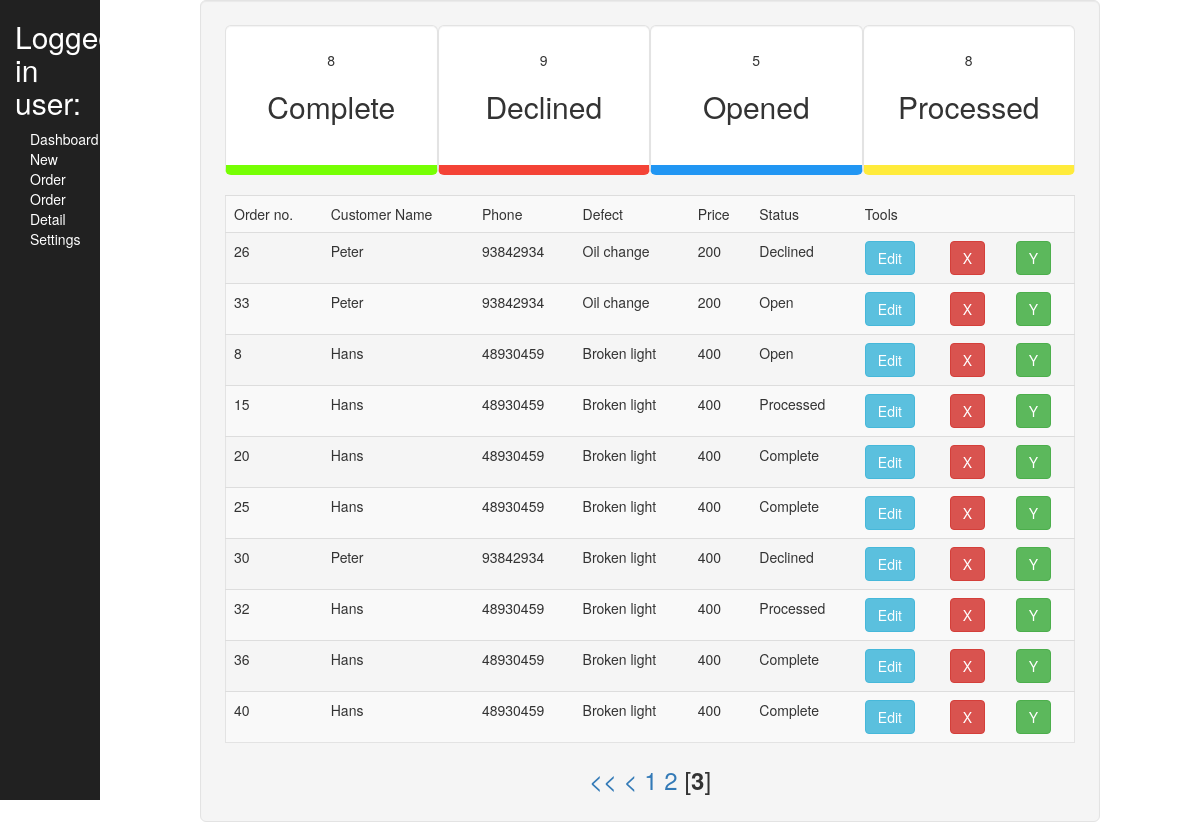
Page /profile_test.php?currentpage=3 on the committed database.
### tables this page shows
CREATE TABLE `orders` (
  `id` int(11) NOT NULL,
  `name` varchar(50) NOT NULL,
  `phone` int(50) NOT NULL,
  `defect` varchar(50) NOT NULL,
  `time` timestamp(6) NOT NULL DEFAULT CURRENT_TIMESTAMP(6),
  `status` varchar(11) NOT NULL
);

CREATE TABLE `defect` (
  `id` int(11) NOT NULL,
  `defect` varchar(50) NOT NULL,
  `price` int(11) NOT NULL
);

CREATE TABLE `status_table` (
  `id` int(11) NOT NULL,
  `status` varchar(11) NOT NULL
);

### profile_test.php (the view, shortened to what this page needs)
<?php
$host = "127.0.0.1:3306";
$user = "root";
$pass = "";
$con = mysqli_connect($host,$user,$pass,"mechanic");
$conn = mysqli_connect('127.0.0.1:3306','root','') or trigger_error("SQL", E_USER_ERROR);
?>
<!DOCTYPE html>
<html lang="en">
<head>
    <link href="vendor/bootstrap/css/bootstrap.min.css" rel="stylesheet">
    <link href="vendor/font-awesome/css/font-awesome.min.css" rel="stylesheet" type="text/css">
    <link href="css/style.css" rel="stylesheet">
</head>
<body>
    <div class="col-lg-1 menu">
        <h2>Logged in user:</h2>
        <ul>
            <li><a href="profile_test.php">Dashboard</a></li>
            <li><a href="new_order.php">New Order</a></li>
            <li><a href="search.php">Order Detail</a></li>
            <li><a>Settings</a></li>
        </ul>
    </div>
    <div class="col-lg-9 col-lg-offset-1 dashboard well well-lg">
        <?php
        $query="SELECT COUNT(id) as com FROM orders WHERE orders.status = 1 ";
        $ran = $con->query($query);
        $number = $ran->fetch_assoc();
        ?>
        <div class="col-lg-3 dash-box dash-com well well-lg"><?php echo $number['com']; ?><h2>Complete</h2></div> <?php
        $query1="SELECT COUNT(id) as decn FROM orders WHERE orders.status = 2 ";
        $ran1 = $con->query($query1);
        $number1 = $ran1->fetch_assoc();
        ?>
        <div class="col-lg-3 dash-box dash-dec well well-lg"><?php echo $number1['decn']; ?><h2>Declined</h2></div> <?php
        $query="SELECT COUNT(id) as openn FROM orders WHERE orders.status = 3 ";
        $ran = $con->query($query);
        $number = $ran->fetch_assoc();
        ?>
        <div class="col-lg-3 dash-box dash-ny well well-lg"><?php echo $number['openn']; ?><h2>Opened</h2></div> <?php
        $query="SELECT COUNT(id) as total FROM orders WHERE orders.status = 4 ";
        $ran = $con->query($query);
        $number = $ran->fetch_assoc();
        ?>
        <div class="col-lg-3 dash-box dash-pr well well-lg"><?php echo $number['total']; ?><h2>Processed</h2></div>
        <table class="table table-striped well well-lg">
<tr><td>Order no.</td><td>Customer Name</td><td>Phone</td><td>Defect</td><td>Price</td><td>Status</td><td>Tools</td><td></td><td></td></tr>
<?php
$sql = "SELECT COUNT(*) FROM orders";
$result = mysqli_query($conn,$sql) or trigger_error("SQL", E_USER_ERROR);
$r = mysqli_fetch_row($result);
$numrows = $r[0];
$rowsperpage = 10;
$totalpages = ceil($numrows / $rowsperpage);
if (isset($_GET['currentpage']) && is_numeric($_GET['currentpage'])) {
    $currentpage = (int) $_GET['currentpage'];
} else {
    $currentpage = 1;
}
$offset = ($currentpage - 1) * $rowsperpage;
$sql = "SELECT orders.id,orders.name,orders.phone, defect.defect, defect.price, status_table.status FROM orders INNER JOIN defect ON orders.defect=defect.id
 INNER JOIN status_table ON orders.status=status_table.id LIMIT $offset, $rowsperpage";
$result = mysqli_query($conn,$sql) or trigger_error("SQL", E_USER_ERROR);
while ($row = mysqli_fetch_assoc($result)) {
    echo "<tr><td>".$row["id"]."</td><td> " . $row["name"]. " </td><td> " . $row["phone"]." </td><td>" .$row["defect"].  " </td><td>".$row["price"]. "</td><td>".$row["status"]."</td><td><a href='edit.php?id=".$row["id"]."' class=\"btn btn-info\" role=\"button\">Edit</a></td>
<td>
<form method='get' action='profile_test.php?currentpage=".$currentpage."'>
    <input type='hidden' name='id' id='id' value='".$row["id"]."' >
<input class='btn-danger btn' value='X' id='delete' type='submit' name='delete'>
</form>
</td>
<td>
<form method='get' action='profile_test.php'>
    <input type='hidden' name='id' id='id' value='".$row["id"]."' >
<input class='btn-success btn' value='Y' id='complete' type='submit' name='complete'>
</form>
</td>
</tr>";
}
?>
</table>
<div class="page-list">
        <?php
        $range = 3;
        if ($currentpage > 1) {
            echo " <a class='pag' href='{$_SERVER['PHP_SELF']}?currentpage=1'> << </a> ";
            $prevpage = $currentpage - 1;
            echo " <a class='pag' href='{$_SERVER['PHP_SELF']}?currentpage=$prevpage'> < </a> ";
        }
        for ($x = ($currentpage - $range); $x < (($currentpage + $range) + 1); $x++) {
            if (($x > 0) && ($x <= $totalpages)) {
                if ($x == $currentpage) {
                    echo " [<b>$x</b>] ";
                } else {
                    echo " <a class='pag' href='{$_SERVER['PHP_SELF']}?currentpage=$x'>$x</a> ";
                }
            }
        }
        ?>
</div>
    </div>
</body>
</html>

### css/style.css (style rules this page uses)
.dash-box { height: 150px; text-align: center; }
.dash-com { background-color: white; border-bottom: 10px solid; border-bottom-color: #76FF03; }
.dash-ny { background-color: white; border-bottom: 10px solid; border-bottom-color: #2196F3; }
.dash-dec { background-color: white; border-bottom: 10px solid; border-bottom-color: #F44336; }
.dash-pr { background-color: white; border-bottom: 10px solid; border-bottom-color: #FFEB3B; }
.menu { height: 100vh; background-color: #212121; color: white; }
ol, ul { list-style-type: none; padding: inherit; }
li a { color: white; }
.page-list { text-align: center; font-size: 24px; }

### rows in the picture
orders: id "26", name "Peter", phone "93842934", defect.defect "Oil change", defect.price "200", status_table.status "Declined"
orders: id "33", name "Peter", phone "93842934", defect.defect "Oil change", defect.price "200", status_table.status "Open"
orders: id "8", name "Hans", phone "48930459", defect.defect "Broken light", defect.price "400", status_table.status "Open"
orders: id "15", name "Hans", phone "48930459", defect.defect "Broken light", defect.price "400", status_table.status "Processed"
orders: id "20", name "Hans", phone "48930459", defect.defect "Broken light", defect.price "400", status_table.status "Complete"
orders: id "25", name "Hans", phone "48930459", defect.defect "Broken light", defect.price "400", status_table.status "Complete"
orders: id "30", name "Peter", phone "93842934", defect.defect "Broken light", defect.price "400", status_table.status "Declined"
orders: id "32", name "Hans", phone "48930459", defect.defect "Broken light", defect.price "400", status_table.status "Processed"
orders: id "36", name "Hans", phone "48930459", defect.defect "Broken light", defect.price "400", status_table.status "Complete"
orders: id "40", name "Hans", phone "48930459", defect.defect "Broken light", defect.price "400", status_table.status "Complete"

### other values in the picture
$number['com'] "8"
$number1['decn'] "9"
$number['openn'] "5"
$number['total'] "8"
